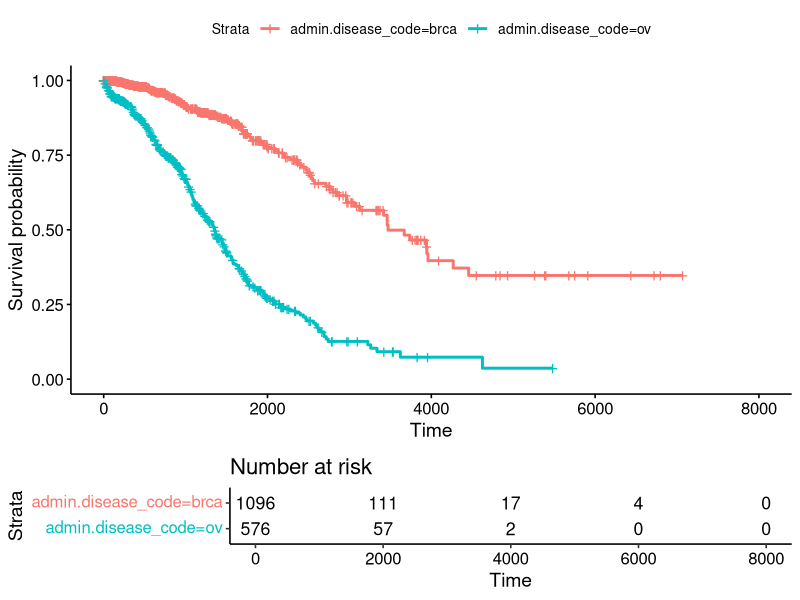
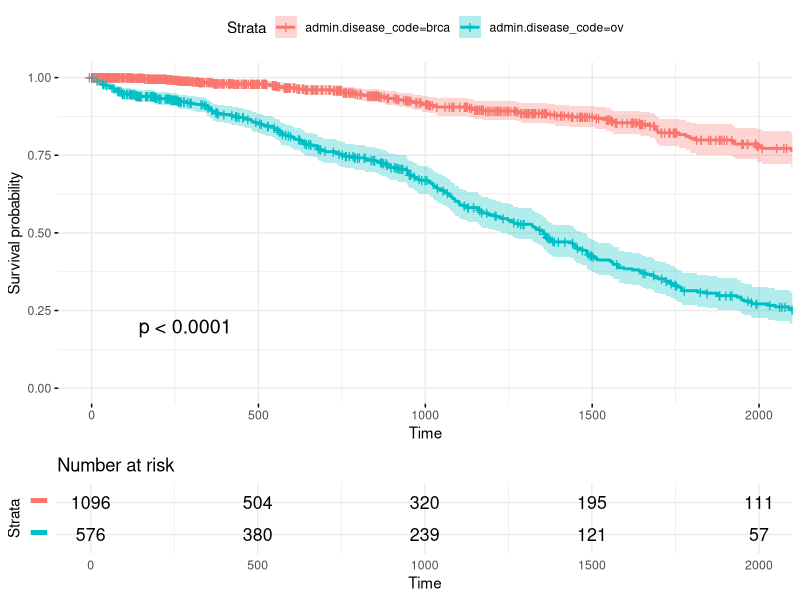
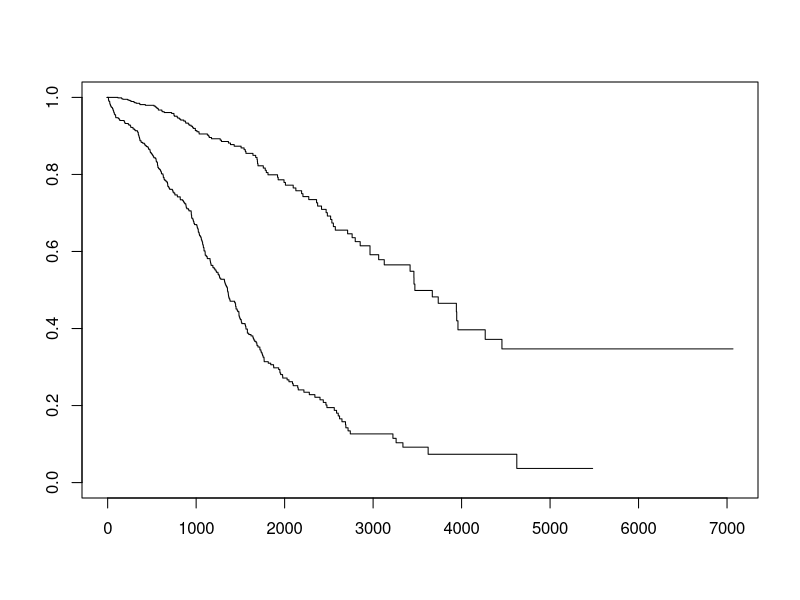
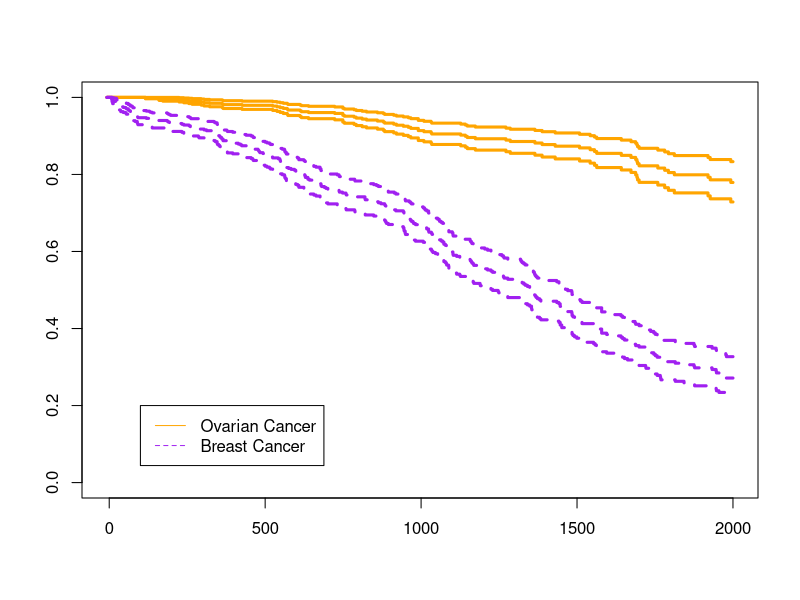

R code for these plots, in order:
## ---- chunk 1
library(knitr)
opts_chunk$set(
	comment = "",
	fig.width = 12, 
	message = FALSE,
	warning = FALSE,
	tidy.opts = list(
		keep.blank.line = TRUE,
		width.cutoff = 150
		),
	options(width = 150),
	eval = TRUE
)
## ---- chunk 2
library(survminer)
data(BRCAOV.survInfo)
library(survival)
fit <- survfit(Surv(times, patient.vital_status) ~ admin.disease_code,
               data = BRCAOV.survInfo)
ggsurvplot(fit, data = BRCAOV.survInfo, risk.table = TRUE)
## ---- chunk 3
ggsurvplot(
   fit,                     # survfit object with calculated statistics.
   data = BRCAOV.survInfo,  # data used to fit survival curves. 
   risk.table = TRUE,       # show risk table.
   pval = TRUE,             # show p-value of log-rank test.
   conf.int = TRUE,         # show confidence intervals for 
                            # point estimaes of survival curves.
   xlim = c(0,2000),        # present narrower X axis, but not affect
                            # survival estimates.
   break.time.by = 500,     # break X axis in time intervals by 500.
   ggtheme = theme_minimal(), # customize plot and risk table with a theme.
 risk.table.y.text.col = T, # colour risk table text annotations.
  risk.table.y.text = FALSE # show bars instead of names in text annotations
                            # in legend of risk table
)
## ---- chunk 4
plot(fit) # base
## ---- chunk 5
plot(fit, col=c("orange","purple"), lty=c(1:2), lwd=3, # base with some customization
     conf.int = TRUE, xmax = 2000)
# add a legend
legend(100, .2, c("Ovarian Cancer", "Breast Cancer"), 
       lty = c(1:2), col=c("orange","purple"))
